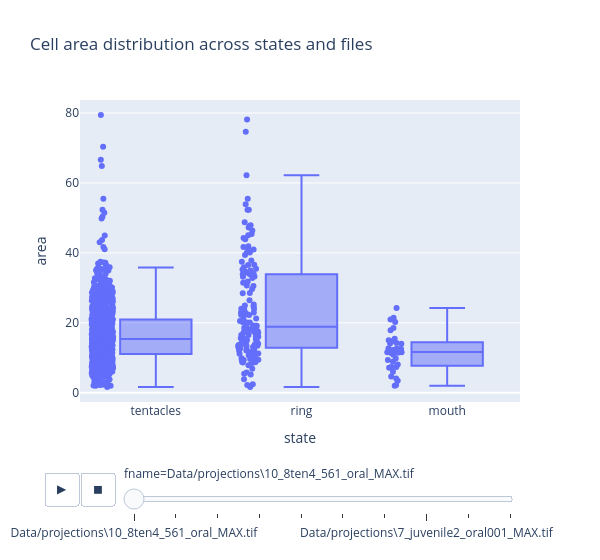

This figure's notebook cell:
### Code cell
px.box(df, x='state', y='area', points='all', animation_frame='fname', width=600, title='Cell area distribution across states and files')

### Figure 1 — Plotly figure (JSON) as saved in the notebook; plotly's stock layout.template omitted (floating-point values rounded to 4 significant figures; data arrays with more than 128 entries replaced by an {"elided": "..."} marker saying what was removed)
{"data": [{"alignmentgroup": "True", "boxpoints": "all", "hovertemplate": "fname=Data/projections\\10_8ten4_561_oral_MAX.tif<br>state=%{x}<br>area=%{y}<extra></extra>", "legendgroup": "", "marker": {"color": "#636efa"}, "name": "", "notched": false, "offsetgroup": "", "orientation": "v", "showlegend": false, "type": "box", "x": {"elided": "1125 str values"}, "x0": " ", "xaxis": "x", "y": {"elided": "1125 float values"}, "y0": " ", "yaxis": "y"}], "layout": {"boxmode": "group", "legend": {"tracegroupgap": 0}, "sliders": [{"active": 0, "currentvalue": {"prefix": "fname="}, "len": 0.9, "pad": {"b": 10, "t": 60}, "steps": [{"args": [["Data/projections\\10_8ten4_561_oral_MAX.tif"], {"frame": {"duration": 0, "redraw": true}, "fromcurrent": true, "mode": "immediate", "transition": {"duration": 0, "easing": "linear"}}], "label": "Data/projections\\10_8ten4_561_oral_MAX.tif", "method": "animate"}, {"args": [["Data/projections\\1_juvenile1_oral_Max.tif"], {"frame": {"duration": 0, "redraw": true}, "fromcurrent": true, "mode": "immediate", "transition": {"duration": 0, "easing": "linear"}}], "label": "Data/projections\\1_juvenile1_oral_Max.tif", "method": "animate"}, {"args": [["Data/projections\\2_juvenile5_oral001_Max.tif"], {"frame": {"duration": 0, "redraw": true}, "fromcurrent": true, "mode": "immediate", "transition": {"duration": 0, "easing": "linear"}}], "label": "Data/projections\\2_juvenile5_oral001_Max.tif", "method": "animate"}, {"args": [["Data/projections\\3_juvenile6_oral001_Max.tif"], {"frame": {"duration": 0, "redraw": true}, "fromcurrent": true, "mode": "immediate", "transition": {"duration": 0, "easing": "linear"}}], "label": "Data/projections\\3_juvenile6_oral001_Max.tif", "method": "animate"}, {"args": [["Data/projections\\4_R5-3_juvenile 1_oral_Max.tif"], {"frame": {"duration": 0, "redraw": true}, "fromcurrent": true, "mode": "immediate", "transition": {"duration": 0, "easing": "linear"}}], "label": "Data/projections\\4_R5-3_juvenile 1_oral_Max.tif", "method": "animate"}, {"args": [["Data/projections\\5_animal1_oral_MAX.tif"], {"frame": {"duration": 0, "redraw": true}, "fromcurrent": true, "mode": "immediate", "transition": {"duration": 0, "easing": "linear"}}], "label": "Data/projections\\5_animal1_oral_MAX.tif", "method": "animate"}, {"args": [["Data/projections\\6_animal2_oral_MAX.tif"], {"frame": {"duration": 0, "redraw": true}, "fromcurrent": true, "mode": "immediate", "transition": {"duration": 0, "easing": "linear"}}], "label": "Data/projections\\6_animal2_oral_MAX.tif", "method": "animate"}, {"args": [["Data/projections\\7_juvenile2_oral001_MAX.tif"], {"frame": {"duration": 0, "redraw": true}, "fromcurrent": true, "mode": "immediate", "transition": {"duration": 0, "easing": "linear"}}], "label": "Data/projections\\7_juvenile2_oral001_MAX.tif", "method": "animate"}, {"args": [["Data/projections\\8_juvenile3_oral001_MAX.tif"], {"frame": {"duration": 0, "redraw": true}, "fromcurrent": true, "mode": "immediate", "transition": {"duration": 0, "easing": "linear"}}], "label": "Data/projections\\8_juvenile3_oral001_MAX.tif", "method": "animate"}, {"args": [["Data/projections\\9_animal2_oral_MAX.tif"], {"frame": {"duration": 0, "redraw": true}, "fromcurrent": true, "mode": "immediate", "transition": {"duration": 0, "easing": "linear"}}], "label": "Data/projections\\9_animal2_oral_MAX.tif", "method": "animate"}], "x": 0.1, "xanchor": "left", "y": 0, "yanchor": "top"}], "title": {"text": "Cell area distribution across states and files"}, "updatemenus": [{"buttons": [{"args": [null, {"frame": {"duration": 500, "redraw": true}, "fromcurrent": true, "mode": "immediate", "transition": {"duration": 500, "easing": "linear"}}], "label": "&#9654;", "method": "animate"}, {"args": [[null], {"frame": {"duration": 0, "redraw": true}, "fromcurrent": true, "mode": "immediate", "transition": {"duration": 0, "easing": "linear"}}], "label": "&#9724;", "method": "animate"}], "direction": "left", "pad": {"r": 10, "t": 70}, "showactive": false, "type": "buttons", "x": 0.1, "xanchor": "right", "y": 0, "yanchor": "top"}], "width": 600, "xaxis": {"anchor": "y", "domain": [0, 1], "title": {"text": "state"}}, "yaxis": {"anchor": "x", "domain": [0, 1], "title": {"text": "area"}}}}
